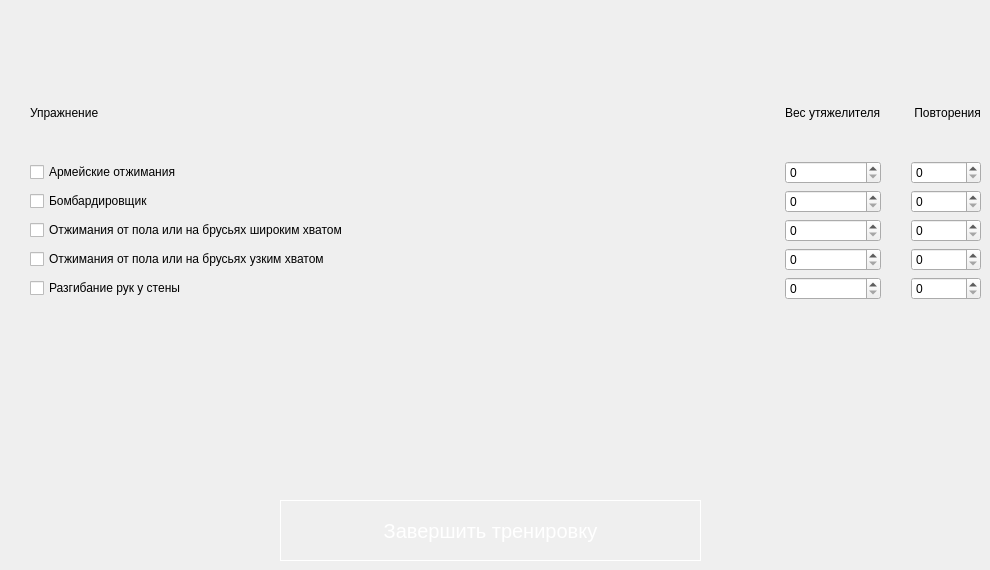
                <widget class="QWidget" name="tab_14">
                 <attribute name="title">
                  <string>День 14</string>
                 </attribute>
                 <widget class="QWidget" name="gridLayoutWidget_14">
                  <property name="geometry">
                   <rect>
                    <x>30</x>
                    <y>70</y>
                    <width>951</width>
                    <height>230</height>
                   </rect>
                  </property>
                  <layout class="QGridLayout" name="gridLayout_14" rowstretch="0,0,0,0,0,0" columnstretch="3,0,0">
                   <property name="horizontalSpacing">
                    <number>30</number>
                   </property>
                   <item row="1" column="1">
                    <widget class="QSpinBox" name="spinBox_extraWeight_1_14"/>
                   </item>
                   <item row="3" column="0">
                    <widget class="QCheckBox" name="checkBox_exersize_3_14">
                     <property name="text">
                      <string>Отжимания от пола или на брусьях широким хватом</string>
                     </property>
                    </widget>
                   </item>
                   <item row="3" column="1">
                    <widget class="QSpinBox" name="spinBox_extraWeight_3_14"/>
                   </item>
                   <item row="5" column="1">
                    <widget class="QSpinBox" name="spinBox_extraWeight_5_14"/>
                   </item>
                   <item row="0" column="0">
                    <widget class="QLabel" name="label_exersize_14">
                     <property name="text">
                      <string>Упражнение</string>
                     </property>
                    </widget>
                   </item>
                   <item row="5" column="0">
                    <widget class="QCheckBox" name="checkBox_exersize_5_14">
                     <property name="text">
                      <string>Разгибание рук у стены</string>
                     </property>
                     <property name="checked">
                      <bool>false</bool>
                     </property>
                    </widget>
                   </item>
                   <item row="1" column="0">
                    <widget class="QCheckBox" name="checkBox_exersize_1_14">
                     <property name="text">
                      <string>Армейские отжимания</string>
                     </property>
                     <property name="checked">
                      <bool>false</bool>
                     </property>
                    </widget>
                   </item>
                   <item row="0" column="2">
                    <widget class="QLabel" name="label_reps_14">
                     <property name="text">
                      <string> Повторения</string>
                     </property>
                    </widget>
                   </item>
                   <item row="1" column="2">
                    <widget class="QSpinBox" name="spinBox_reps_1_14"/>
                   </item>
                   <item row="3" column="2">
                    <widget class="QSpinBox" name="spinBox_reps_3_14"/>
                   </item>
                   <item row="2" column="2">
                    <widget class="QSpinBox" name="spinBox_reps_2_14"/>
                   </item>
                   <item row="4" column="0">
                    <widget class="QCheckBox" name="checkBox_exersize_4_14">
                     <property name="text">
                      <string>Отжимания от пола или на брусьях узким хватом</string>
                     </property>
                    </widget>
                   </item>
                   <item row="4" column="2">
                    <widget class="QSpinBox" name="spinBox_reps_4_14"/>
                   </item>
                   <item row="2" column="0">
                    <widget class="QCheckBox" name="checkBox_exersize_2_14">
                     <property name="text">
                      <string>Бомбардировщик</string>
                     </property>
                    </widget>
                   </item>
                   <item row="2" column="1">
                    <widget class="QSpinBox" name="spinBox_extraWeight_2_14"/>
                   </item>
                   <item row="0" column="1">
                    <widget class="QLabel" name="label_extraWeigh_14">
                     <property name="text">
                      <string>Вес утяжелителя</string>
                     </property>
                    </widget>
                   </item>
                   <item row="4" column="1">
                    <widget class="QSpinBox" name="spinBox_extraWeight_4_14"/>
                   </item>
                   <item row="5" column="2">
                    <widget class="QSpinBox" name="spinBox_reps_5_14"/>
                   </item>
                  </layout>
                 </widget>
                 <widget class="QPushButton" name="pushButton_complete_14">
                  <property name="geometry">
                   <rect>
                    <x>280</x>
                    <y>500</y>
                    <width>421</width>
                    <height>61</height>
                   </rect>
                  </property>
                  <property name="styleSheet">
                   <string notr="true">QPushButton {
border:1px solid #fff;
font-size:20px;
color:#fff;
}
QPushButton:hover {
	background-color: rgb(85, 170, 255);
}</string>
                  </property>
                  <property name="text">
                   <string>Завершить тренировку</string>
                  </property>
                 </widget>
                </widget>
